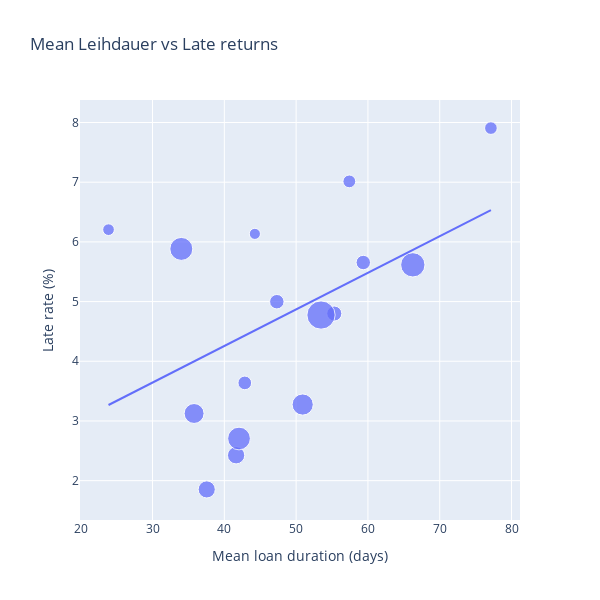

Notebook code for this chart:
### Markdown cell above
We can see that a longer loan duration leads to a higher delay rate. In some media types, this correlation is more pronounced (as shown in the table)

But how are media-types related to each other in this regard?

### Code cell
# TODO: with and without bbd
# plot_df = final_table.copy()
plot_df = final_table[final_table["Medientyp"] != "Bibliothek der Dinge"].copy()

counts = all_data_frame.groupby("Medientyp").size().rename("n_loans")
plot_df = plot_df.merge(counts, on="Medientyp", how="left")

plot_df = plot_df.rename(columns={
    "mean": "mean_loan_duration",
    "late_rate_percent": "late_rate"
})

def show_leihdauer_vs_late_scatter_plot(input_data_frame):
    df = input_data_frame.copy()

    # bubble size scaling
    df["size"] = 50 + 400 * np.sqrt(df["n_loans"] / df["n_loans"].max())

    fig = px.scatter(
        df,
        x="mean_loan_duration",
        y="late_rate",
        size="size",
        hover_name="Medientyp",
        hover_data={
            "n_loans": True,
            "mean_loan_duration": ":.2f",
            "late_rate": ":.2f",
            "median": ":.2f",
            "delta_median": ":.2f",
            "size": False
        },
        labels={
            "mean_loan_duration": "Mean loan duration (days)",
            "late_rate": "Late rate (%)",
            "n_loans": "amount of loans",
            "delta_median": "median(late) - median(on time"
        },
        title="Mean Leihdauer vs Late returns",
        trendline="ols"
    )

    fig.update_traces(marker=dict(opacity=0.75))
    fig.update_layout(
        xaxis_title="Mean loan duration (days)",
        yaxis_title="Late rate (%)",
        width=600,
        height=600,
    )

    fig.show()

show_leihdauer_vs_late_scatter_plot(plot_df)

### Figure 1 — Plotly figure (JSON) as saved in the notebook; plotly's stock layout.template omitted (floating-point values rounded to 4 significant figures)
{"data": [{"customdata": [[6501.0, 52.0, 68.5, 90.19], [12150.0, 26.0, 67.0, 104.9], [53270.0, 20.0, 65.0, 165.0], [321900.0, 42.0, 54.0, 332.8], [56000.0, 25.0, 44.0, 167.9], [24210.0, 36.0, 43.0, 127.6], [121700.0, 23.0, 33.0, 223.9], [164600.0, 34.0, 33.0, 252.2], [7115.0, 37.0, 31.0, 92.04], [18060.0, 41.0, 30.0, 117.0], [232600.0, 28.0, 29.0, 290.4], [644000.0, 36.0, 26.0, 450.0], [2901.0, 14.0, 24.5, 76.85], [1565.0, 32.0, 23.0, 69.72], [245200.0, 21.0, 20.0, 296.8], [18450.0, 32.0, 19.0, 117.7]], "hovertemplate": "<b>%{hovertext}</b><br><br>Mean loan duration (days)=%{x:.2f}<br>Late rate (%)=%{y:.2f}<br>amount of loans=%{customdata[0]}<br>median=%{customdata[1]:.2f}<br>median(late) - median(on time=%{customdata[2]:.2f}<extra></extra>", "hovertext": ["Sprachkurse", "Zeitschriften", "Musik-CD", "Sachbuch", "Hörbuch", "Fremdsprachige Belletristik", "Comic", "Kinder u. Jugend-CD", "Konsolenspiel", "Spiele", "Belletristik", "Kinder u. Jugendbuch", "Blu-Ray", "Kamishibai", "DVD", "Tonie"], "legendgroup": "", "marker": {"color": "#636efa", "size": [90.19, 104.9, 165.0, 332.8, 167.9, 127.6, 223.9, 252.2, 92.04, 117.0, 290.4, 450.0, 76.85, 69.72, 296.8, 117.7], "sizemode": "area", "sizeref": 1.125, "symbol": "circle", "opacity": 0.75}, "mode": "markers", "name": "", "orientation": "v", "showlegend": false, "x": [77.13, 42.85, 37.55, 66.25, 41.64, 55.31, 35.79, 50.91, 57.41, 59.35, 42.05, 53.47, 23.87, 44.25, 34.01, 47.31], "xaxis": "x", "y": [7.906, 3.638, 1.853, 5.615, 2.425, 4.799, 3.125, 3.275, 7.013, 5.654, 2.706, 4.774, 6.205, 6.134, 5.882, 4.998], "yaxis": "y", "type": "scatter"}, {"hovertemplate": "<b>OLS trendline</b><br>late_rate = 0.0612743 * mean_loan_duration + 1.80457<br>R<sup>2</sup>=0.215512<br><br>Mean loan duration (days)=%{x:.2f}<br>Late rate (%)=%{y:.2f} <b>(trend)</b><extra></extra>", "legendgroup": "", "marker": {"color": "#636efa", "symbol": "circle", "opacity": 0.75}, "mode": "lines", "name": "", "showlegend": false, "x": [23.87, 34.01, 35.79, 37.55, 41.64, 42.05, 42.85, 44.25, 47.31, 50.91, 53.47, 55.31, 57.41, 59.35, 66.25, 77.13], "xaxis": "x", "y": [3.267, 3.889, 3.998, 4.105, 4.356, 4.381, 4.43, 4.516, 4.704, 4.924, 5.081, 5.194, 5.322, 5.441, 5.864, 6.531], "yaxis": "y", "type": "scatter"}], "layout": {"xaxis": {"anchor": "y", "domain": [0.0, 1.0], "title": {"text": "Mean loan duration (days)"}}, "yaxis": {"anchor": "x", "domain": [0.0, 1.0], "title": {"text": "Late rate (%)"}}, "legend": {"tracegroupgap": 0, "itemsizing": "constant"}, "title": {"text": "Mean Leihdauer vs Late returns"}, "width": 600, "height": 600}}
